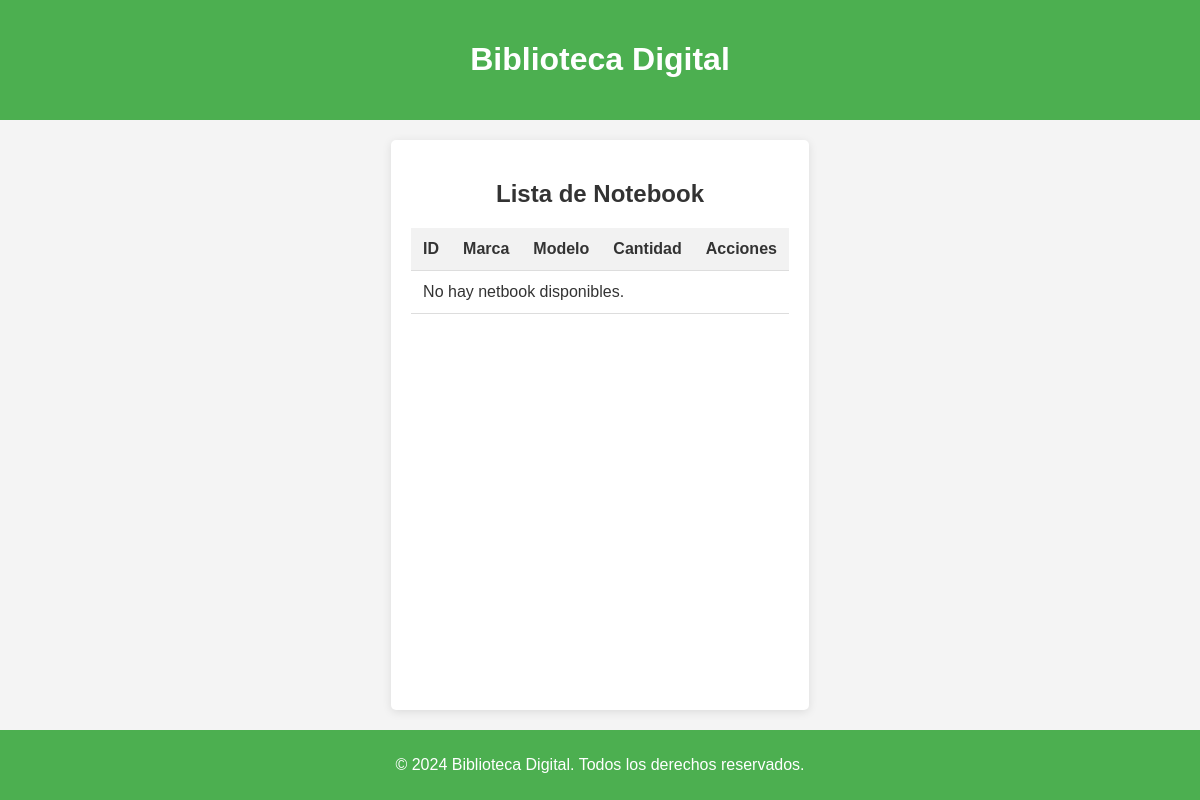
Before: /libros/notebook/ with the older database file.
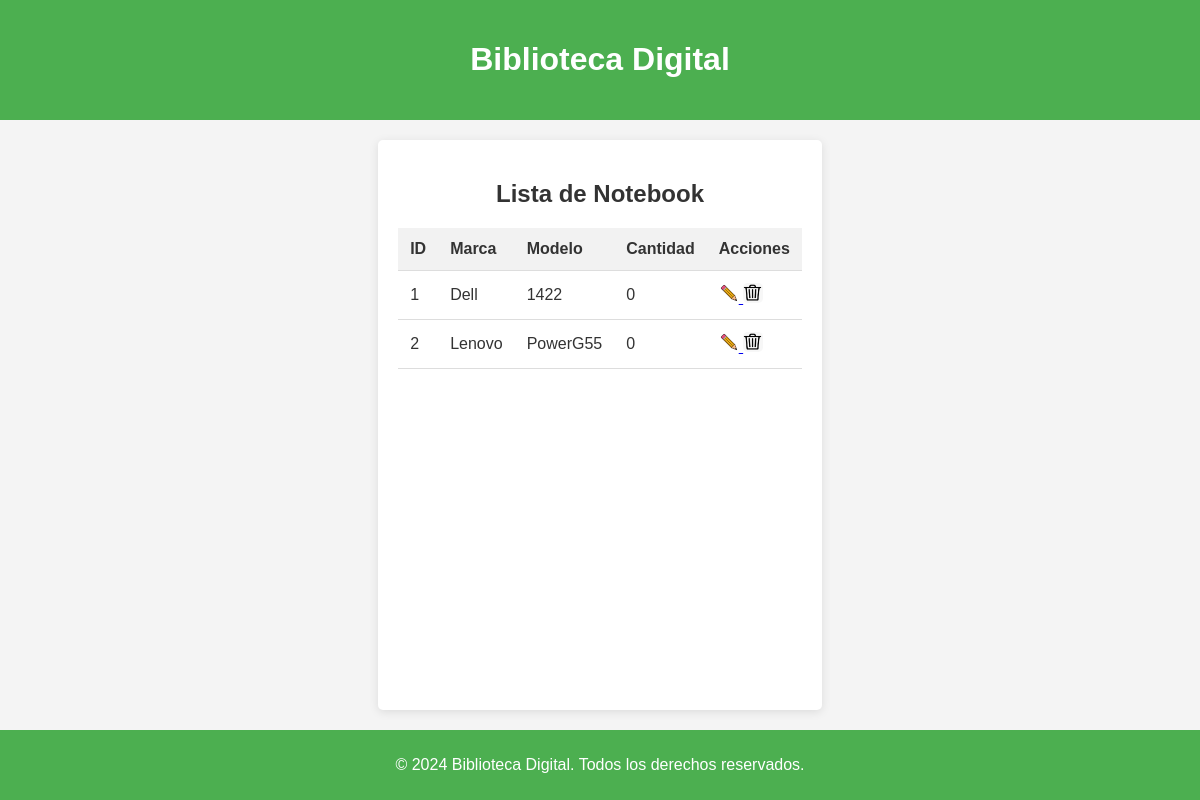
After: the same page with the newer database file.
### libros/models.py (models this page shows, shortened)
class Inventario(models.Model):
    id_inventario = models.AutoField(primary_key=True)
    estado = models.CharField(max_length=255, null=True, default="Disponible")
    motivo_baja = models.CharField(max_length=255, null=True)
    descripcion = models.TextField(null=True)
    num_ejemplar = models.IntegerField(null=True)
    imagen_rota = models.ImageField(
        upload_to='imagenes_rota/', null=True, blank=True)  # Nuevo campo

class Notebook(Inventario):
    id_not = models.AutoField(primary_key=True)  # Cambia IntegerField a AutoField
    marca_not = models.CharField(max_length=255)
    modelo_not = models.CharField(max_length=255)

class Inventario(models.Model):
    id_inventario = models.AutoField(primary_key=True)
    estado = models.CharField(max_length=255, null=True, default="Disponible")
    motivo_baja = models.CharField(max_length=255, null=True)
    descripcion = models.TextField(null=True)
    num_ejemplar = models.IntegerField(null=True)
    imagen_rota = models.ImageField(
        upload_to='imagenes_rota/', null=True, blank=True)  # Nuevo campo

### libros/views.py (the view)
# urls.py: path('notebook/', views.notebook_view, name='notebook'),
def notebook_view(request):
    notebook = Notebook.objects.filter(estado='Disponible')
    return render(request, 'libros/notebook.html', {'notebook': notebook})

### libros/templates/libros/notebook.html (shortened to what this page needs)
<!DOCTYPE html>
<html lang="es">
<head>
    {% load static %}
    <link rel="stylesheet" href="{% static 'libros/css/styles.css' %}">
</head>
<body>
    <header>
        <h1>Biblioteca Digital</h1>
    </header>
    <main>
        <h2>Lista de Notebook</h2>
        <table>
            <thead>
                <tr>
                    <th>ID</th>
                    <th>Marca</th>
                    <th>Modelo</th>
                    <th>Cantidad</th>
                    <th>Acciones</th>
                </tr>
            </thead>
            <tbody>
                {% for not in notebook %}
                <tr>
                    <td>{{ not.id_not }}</td>
                    <td>{{ not.marca_not }}</td>
                    <td>{{ not.modelo_not }}</td>
                    <td>{{ not.num_ejemplar }}</td>
                    <td>
                        <a href="{% url 'editar_notebook' not.id_not %}">
                            <img src="{% static 'libros/img/lapiz.png' %}" alt="Editar"
                                style="cursor: pointer; width: 20px; height: 20px;">
                        </a>
                        <img src="{% static 'libros/img/trash.png' %}" alt="Eliminar"
                            onclick="abrirModal({{ not.id_not }})" style="cursor: pointer; width: 20px; height: 20px;">
                    </td>
                </tr>
                {% empty %}
                <tr>
                    <td colspan="6">No hay netbook disponibles.</td>
                </tr>
                {% endfor %}
            </tbody>
        </table>
    </main>
    <footer>
        <p>&copy; 2024 Biblioteca Digital. Todos los derechos reservados.</p>
    </footer>
</body>
</html>

Changed rows visible on the page:
added Notebook: id_not "1", marca_not "Dell", modelo_not "1422", num_ejemplar "0"
added Notebook: id_not "2", marca_not "Lenovo", modelo_not "PowerG55", num_ejemplar "0"
Other visible differences:
text no longer shown: "No hay netbook disponibles."
